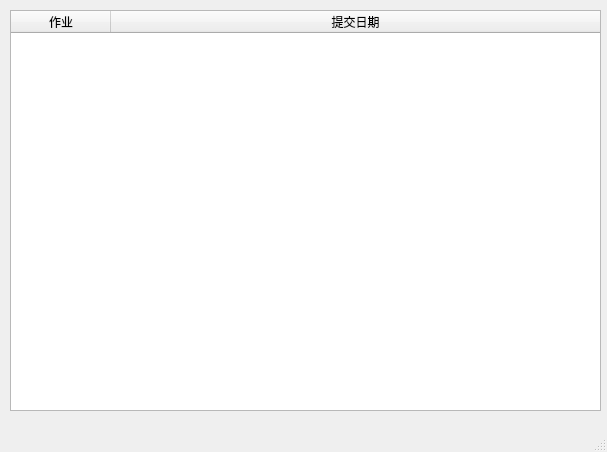
<?xml version="1.0" encoding="UTF-8"?>
<ui version="4.0">
 <class>MainWindow</class>
 <widget class="QMainWindow" name="MainWindow">
  <property name="geometry">
   <rect>
    <x>0</x>
    <y>0</y>
    <width>607</width>
    <height>452</height>
   </rect>
  </property>
  <property name="windowTitle">
   <string>MainWindow</string>
  </property>
  <widget class="QWidget" name="centralwidget">
   <widget class="QTreeWidget" name="tree">
    <property name="geometry">
     <rect>
      <x>10</x>
      <y>10</y>
      <width>591</width>
      <height>401</height>
     </rect>
    </property>
    <property name="columnCount">
     <number>2</number>
    </property>
    <column>
     <property name="text">
      <string>作业</string>
     </property>
     <property name="textAlignment">
      <set>AlignCenter</set>
     </property>
    </column>
    <column>
     <property name="text">
      <string>提交日期</string>
     </property>
     <property name="textAlignment">
      <set>AlignCenter</set>
     </property>
    </column>
   </widget>
  </widget>
  <widget class="QMenuBar" name="menubar">
   <property name="geometry">
    <rect>
     <x>0</x>
     <y>0</y>
     <width>607</width>
     <height>22</height>
    </rect>
   </property>
  </widget>
  <widget class="QStatusBar" name="statusbar"/>
 </widget>
 <resources/>
 <connections/>
</ui>
